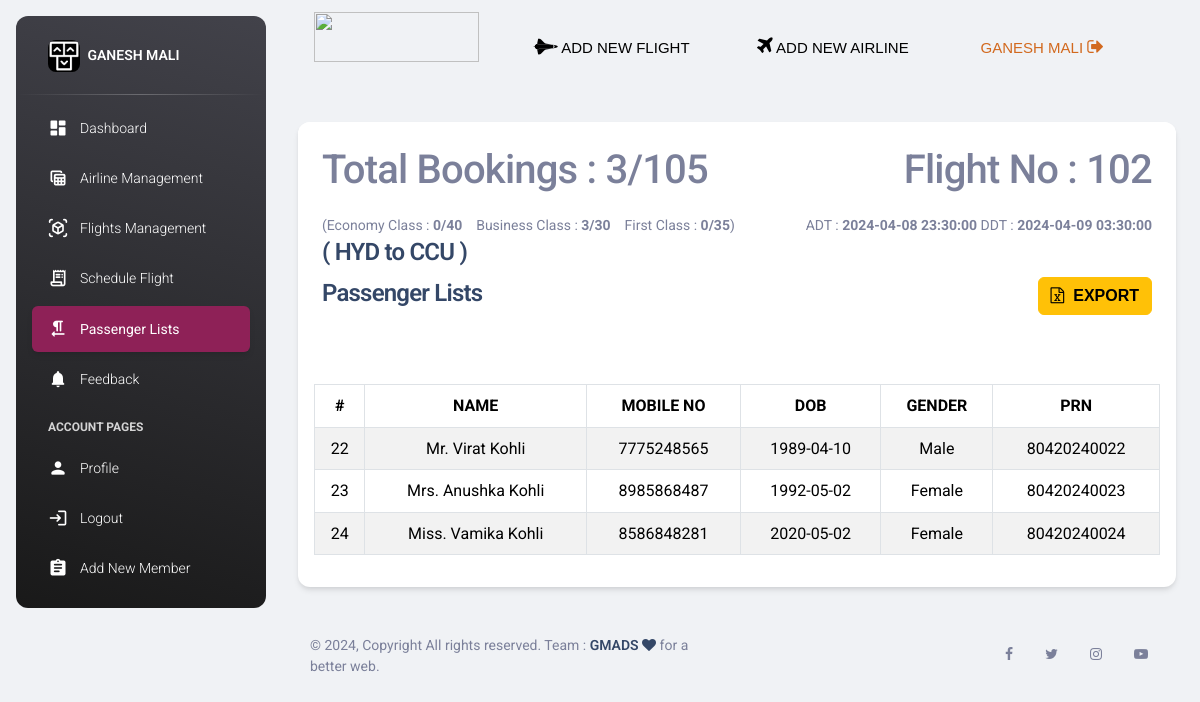
Page /view.php?seq_no_of_scheduled_flight=2 (signed in) on the committed database.
### tables this page shows
CREATE TABLE `flight_schedule` (
  `seq_no` int(255) NOT NULL,
  `source` varchar(255) NOT NULL,
  `destination` varchar(255) NOT NULL,
  `adatetime` datetime NOT NULL,
  `ddatetime` datetime NOT NULL,
  `fno` int(11) NOT NULL
);

CREATE TABLE `class` (
  `class_id` int(255) NOT NULL,
  `cname` varchar(20) NOT NULL,
  `noofseats` int(255) NOT NULL DEFAULT 0,
  `fno` int(255) NOT NULL
);

CREATE TABLE `flight_availabality` (
  `s` int(11) NOT NULL,
  `seatsofeco` int(11) NOT NULL DEFAULT 0,
  `seatsofbsn` int(11) NOT NULL DEFAULT 0,
  `seatsoffrt` int(11) NOT NULL DEFAULT 0,
  `seq_no` int(11) NOT NULL
);

CREATE TABLE `passenger` (
  `pid` int(255) NOT NULL,
  `name` varchar(255) NOT NULL,
  `mobile` varchar(255) NOT NULL,
  `dob` date NOT NULL,
  `gender` varchar(255) NOT NULL,
  `id` int(11) NOT NULL,
  `seq_no` int(11) NOT NULL,
  `booking_id` int(11) NOT NULL
);

CREATE TABLE `ticket` (
  `tno` int(255) NOT NULL,
  `aname` varchar(50) NOT NULL,
  `fno` int(255) NOT NULL,
  `src` varchar(255) NOT NULL,
  `dest` varchar(255) NOT NULL,
  `ddt` datetime NOT NULL,
  `adt` datetime NOT NULL,
  `prn` varchar(255) NOT NULL,
  `cname` varchar(255) NOT NULL,
  `bookdatetime` datetime NOT NULL DEFAULT current_timestamp(),
  `pid` int(255) NOT NULL,
  `id` int(255) NOT NULL,
  `seq_no` int(11) NOT NULL,
  `booking_id` int(11) NOT NULL
);

### view.php (the view, shortened to what this page needs)
<?php
  $name=$_SESSION['name'];
?>
<!DOCTYPE html>
<html lang="en">
<head>
  <link rel="stylesheet" href="https://cdn.jsdelivr.net/npm/bootstrap@5.3.2/dist/css/bootstrap.min.css"
>
  <link rel="stylesheet" href="https://cdnjs.cloudflare.com/ajax/libs/font-awesome/4.7.0/css/font-awesome.min.css">
  <link id="pagestyle" href="../assetsp/css/my.css?v=3.1.0" rel="stylesheet" />
  <link id="pagestyle" href="../assets/css/my.css?v=3.1.0" rel="stylesheet" />
</head>
<?php
  $hostName ="localhost";
  $dbusers ="root";
  $dbPassword ="";
  $dbName ="jetsetfly";
  $conn =mysqli_connect($hostName,$dbusers,$dbPassword,$dbName);
?>
<body class="g-sidenav-show  bg-gray-200">
  <aside
    class="sidenav navbar navbar-vertical navbar-expand-xs border-0 border-radius-xl my-3 fixed-start ms-3   bg-gradient-dark"
    id="sidenav-main">
    <div class="sidenav-header">
      <a class="navbar-brand m-0" href="">
        <img src="../assetsp/img/PH.jpg" class="navbar-brand-img h-100 border-radius-lg" alt="main_logo">
        <span class="ms-1 font-weight-bold text-white"><?php echo $name;?></span>
      </a>
    </div>
    <hr class="horizontal light mt-0 mb-2">
    <div class="collapse navbar-collapse  w-auto " id="sidenav-collapse-main">
      <ul class="navbar-nav">
        <li class="nav-item">
          <a class="nav-link text-white " href="dashboard.php">
            <div class="text-white text-center me-2 d-flex align-items-center justify-content-center">
              <i class="material-icons opacity-10">dashboard</i>
            </div>
            <span class="nav-link-text ms-1">Dashboard</span>
          </a>
        </li>
        <li class="nav-item">
          <a class="nav-link text-white" href="airline-management.PHP">
            <div class="text-white text-center me-2 d-flex align-items-center justify-content-center">
              <i class="material-icons opacity-10">table_view</i>
            </div>
            <span class="nav-link-text ms-1">Airline Management</span>
          </a>
        </li>
        <li class="nav-item">
          <a class="nav-link text-white " href="flights-available.php">
            <div class="text-white text-center me-2 d-flex align-items-center justify-content-center">
              <i class="material-icons opacity-10">view_in_ar</i>
            </div>
            <span class="nav-link-text ms-1">Flights Management</span>
          </a>
        </li>
        <li class="nav-item">
          <a class="nav-link text-white " href="scheduled-flight-details.php">
            <div class="text-white text-center me-2 d-flex align-items-center justify-content-center">
              <i class="material-icons opacity-10">receipt_long</i>
            </div>
            <span class="nav-link-text ms-1">Schedule Flight</span>
          </a>
        </li>
        <li class="nav-item">
          <a class="nav-link text-white active bg-gradient-primary" href="passenger-lists.php">
            <div class="text-white text-center me-2 d-flex align-items-center justify-content-center">
              <i class="material-icons opacity-10">format_textdirection_r_to_l</i>
            </div>
            <span class="nav-link-text ms-1">Passenger Lists</span>
          </a>
        </li>
        <li class="nav-item">
          <a class="nav-link text-white " href="feedback.php">
            <div class="text-white text-center me-2 d-flex align-items-center justify-content-center">
              <i class="material-icons opacity-10">notifications</i>
            </div>
            <span class="nav-link-text ms-1">Feedback</span>
          </a>
        </li>
        <li class="nav-item mt-3">
          <h6 class="ps-4 ms-2 text-uppercase text-xs text-white font-weight-bolder opacity-8">Account pages</h6>
        </li>
        <li class="nav-item">
          <a class="nav-link text-white " href="profile.php">
            <div class="text-white text-center me-2 d-flex align-items-center justify-content-center">
              <i class="material-icons opacity-10">person</i>
            </div>
            <span class="nav-link-text ms-1">Profile</span>
          </a>
        </li>
        <li class="nav-item">
          <a class="nav-link text-white " href="logout.php">
            <div class="text-white text-center me-2 d-flex align-items-center justify-content-center">
              <i class="material-icons opacity-10">login</i>
            </div>
            <span class="nav-link-text ms-1">Logout</span>
          </a>
        </li>
        <li class="nav-item">
          <a class="nav-link text-white " href="addNewM.php">
            <div class="text-white text-center me-2 d-flex align-items-center justify-content-center">
              <i class="material-icons opacity-10">assignment</i>
            </div>
            <span class="nav-link-text ms-1">Add New Member</span>
          </a>
        </li>
      </ul>
    </div>
  </aside>
  <main class="main-content position-relative max-height-vh-100 h-100 border-radius-lg ">
    <nav class="navbar navbar-main navbar-expand-lg px-0 mx-4 shadow-none border-radius-xl" id="navbarBlur"
      data-scroll="true">
      <div class="container-fluid py-1 px-3">
        <img class="aaa" src="assets/GG-removebg-preview.png">
        <div class="container2">
          <div class="nav-links">
            <ul>
              <li><a href="add-flight.php"> <i class="fa fa-space-shuttle" style="font-size:20px;"></i></i> ADD NEW FLIGHT
                </a></li>&nbsp;&nbsp;&nbsp;&nbsp;&nbsp;&nbsp;
            </ul>
          </div>
          <div class="nav-links">
            <ul>
              <li><a href="add-airline.php"><i class="fa fa-plane" style="font-size:20px"></i> ADD NEW AIRLINE </a>
              </li>&nbsp;&nbsp;&nbsp;&nbsp;&nbsp;&nbsp;
            </ul>
          </div>
          <div class="nav-links">
            <ul>
              <li><a href="logout.php" style="color:chocolate;"><?php echo $name;?> <i class="fa fa-sign-out"
                    style="font-size:18px"></i></a></li>&nbsp;&nbsp;&nbsp;&nbsp;&nbsp;&nbsp;
            </ul>
          </div>
        </div>
      </div>
    </nav>
    <?php
        $seq_no=$_GET['seq_no_of_scheduled_flight'];
        $sql="SELECT * FROM flight_schedule WHERE seq_no=$seq_no";
        $res=mysqli_query($conn,$sql);
        if (mysqli_num_rows($res)>0)
        {
            $flight = mysqli_fetch_assoc($res);
        }
        $fno=$flight['fno'];
        $sql="SELECT * FROM flight_availabality WHERE seq_no=$seq_no";
        $result=mysqli_query($conn,$sql);
        if (mysqli_num_rows($result)>0)
        {
            $row5 = mysqli_fetch_assoc($result);
        }
        $sql="SELECT * FROM class WHERE fno=$fno AND cname='Economy Class'";
        $result=mysqli_query($conn,$sql);
        if (mysqli_num_rows($result)>0)
        {
            $row6 = mysqli_fetch_assoc($result);
        }
        $fno=$flight['fno'];
        $sql="SELECT * FROM class WHERE fno=$fno AND cname='Business Class'";
        $result=mysqli_query($conn,$sql);
        if (mysqli_num_rows($result)>0)
        {
            $row7 = mysqli_fetch_assoc($result);
        }
        $fno=$flight['fno'];
        $sql="SELECT * FROM class WHERE fno=$fno AND cname='First Class'";
        $result=mysqli_query($conn,$sql);
        if (mysqli_num_rows($result)>0)
        {
            $row8 = mysqli_fetch_assoc($result);
        }
        $total_available=$row5['seatsofeco']+$row5['seatsofbsn']+$row5['seatsoffrt'];
        $total=$row6['noofseats']+$row7['noofseats']+$row8['noofseats'];
    ?>
    <div class="container-fluid py-4">
      <div class="container">
        <div class="row">
          <div class="col-md-12 mt-4">
            <div class="card">
              <div class="card-header">
                <h4 class="card-title">
                  <div style="display:flex;"><h1>Total Bookings : <?php echo $total-$total_available."/"."$total";?></h1><h1 style="margin-left: auto;">Flight No : <?php echo $fno;?></h1></div>
                </h4>
                <div style="display: flex;">
                    <small style="margin-right: auto;" class='form-text text-muted'>(Economy Class : <b><?php echo $row6['noofseats']-$row5['seatsofeco'];?>/<?php echo $row6['noofseats'];?></b>  &nbsp;&nbsp;&nbsp;Business Class : <b><?php echo $row7['noofseats']-$row5['seatsofbsn'];?>/<?php echo $row7['noofseats'];?></b>  &nbsp;&nbsp;&nbsp;First Class : <b><?php echo $row8['noofseats']-$row5['seatsoffrt'];?>/<?php echo $row8['noofseats'];?></b>)</small>
                    <small class='form-text text-muted'>ADT : <b><?php echo $flight['adatetime'];?></b> DDT : <b><?php echo $flight['ddatetime'];?></b></small>
                </div>
                <h4>( <?php echo $flight['source'];?> to <?php echo $flight['destination'];?> ) </h4>
                <form action="excel.php" method="POST">
                    <div class="float-end" style="font-family:Arial,Helvetica,sans-serif;font-size:20px;">
                        <button class="btn btn-warning" type="submit" name="EXPORT" value="EXPORT"><b> <i class="fa fa-file-excel-o"></i> &nbsp;EXPORT</b></button>
                    </div>
                </form>
                <h4>Passenger Lists </h4>
              </div>
              <div class="card-body">
                      <br>
                      <table class="table table-bordered table-striped table-hover">
                        <thead>
                          <tr align="center">
                              <th>#</th>
                              <th>NAME</th>
                              <th>MOBILE NO</th>
                              <th>DOB</th>
                              <th>GENDER</th>
                              <th>PRN</th>
                          </tr>
                        </thead>
                        <tbody>
                          <?php
                            $sql="SELECT * FROM passenger WHERE seq_no=$seq_no";
                            $result=mysqli_query($conn,$sql);
                            if (mysqli_num_rows($result)>0)
                            {
                                foreach($result as $pass)
                                {
                                  ?>
                                  <tr align="center">
                                    <td>
                                        <?php echo $pass['pid']; ?>
                                    </td>
                                    <td>
                                        <?php echo $pass['name']; ?>
                                    </td>
                                    <td>
                                        <?php echo $pass['mobile']; ?>
                                    </td>
                                    <td>
                                        <?php echo $pass['dob']; ?>
                                    </td>
                                    <td>
                                        <?php echo $pass['gender']; ?>
                                    </td>
                                    <td>
                                      <?php
                                          $pid=$pass['pid'];
                                          $sql7 = "SELECT * FROM ticket WHERE pid=$pid";
                                          $result7 = mysqli_query($conn, $sql7);
                                          if ($result7)
                                          {
                                              if (mysqli_num_rows($result7) > 0)
                                              {
                                                  $row7 = mysqli_fetch_assoc($result7);
                                                  $prn=$row7['prn'];
                                              }
                                          }
                                          echo $prn;
                                      ?>
                                    </td>
                                  </tr>
                                  <?php
                                }
                            }
                            else
                            {
                                echo "<h5> No Record Found </h5>";
                            }?>
                            </tbody>
                      </table>
              </div>
            </div>
          </div>
        </div>
      </div>
      <div class="container-fluid py-4">
        <footer class="footer py-4  ">
          <div class="container-fluid">
            <div class="row align-items-center justify-content-lg-between">
              <div class="col-lg-6 mb-lg-0 mb-4">
                <div class="copyright text-center text-sm text-muted text-lg-start">
                  ©
                  ,
                  Copyright All rights reserved. Team :
                  <a href="" class="font-weight-bold" target="_blank">GMADS <i class="fa fa-heart"></i></a>
                  for a better web.
                </div>
              </div>
              <div class="col-lg-6">
                <ul class="nav nav-footer justify-content-center justify-content-lg-end">
                  <li class="nav-item">
                    <a href="" class="nav-link text-muted" target="_blank"><i class="fa fa-facebook-f"></i></a>
                  </li>
                  <li class="nav-item">
                    <a href="" class="nav-link text-muted" target="_blank"><i class="fa fa-twitter"></i></a>
                  </li>
                  <li class="nav-item">
                    <a href="" class="nav-link text-muted" target="_blank"><i class="fa fa-instagram"></i></a>
                  </li>
                  <li class="nav-item">
                    <a href="https://www.youtube.com/channel/UCNCWGkiAKDhwgCuGT02aXCg" class="nav-link text-muted"
                      target="_blank"><i class="fa fa-youtube-play"></i></a>
                  </li>
                </ul>
              </div>
            </div>
          </div>
        </footer>
      </div>
  </main>
</body>
</html>

### view.php (style rules this page uses)
.aaa { height: 50px; width: 165px; margin-right: 10px; }
.container2 { display: flex; justify-content: space-between; }
.nav-links { flex: 1; text-align: left; max-height: 20px; }
.nav-links ul li { list-style: none; display: inline-block; padding: 8px 12px; position: relative; font-family: 'Franklin Gothic Medium', 'Arial Narrow', Arial, sans-serif; }
.nav-links ul li a { color: black; text-decoration: none; font-size: 15px; }
.nav-links ul li::after { content: ""; width: 0%; height: 3px; background: #8E2157; display: block; margin: auto; transition: 1s; }

### rows in the picture
flight_schedule: fno "102", adatetime "2024-04-08 23:30:00", ddatetime "2024-04-09 03:30:00", source "HYD", destination "CCU"
class: $row6['noofseats']-$row5['seatsofeco'] "0", noofseats "40"
class: $row7['noofseats']-$row5['seatsofbsn'] "3", noofseats "30"
class: $row8['noofseats']-$row5['seatsoffrt'] "0", noofseats "35"
passenger: pid "22", name "Mr. Virat Kohli", mobile "7775248565", dob "1989-04-10", gender "Male", ticket.prn "80420240022"
passenger: pid "23", name "Mrs. Anushka Kohli", mobile "8985868487", dob "1992-05-02", gender "Female", ticket.prn "80420240023"
passenger: pid "24", name "Miss. Vamika Kohli", mobile "8586848281", dob "2020-05-02", gender "Female", ticket.prn "80420240024"

### other values in the picture
$name "GANESH MALI"
$total-$total_available "3"
$total "105"
